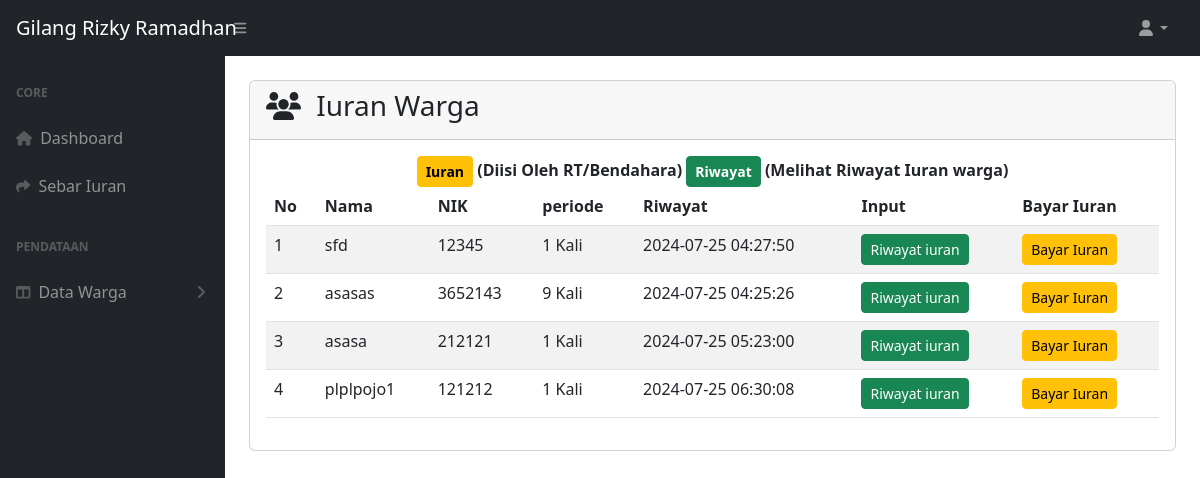
Screenshot of /index.php/pendaftaran with the database file from the repository.
### tables this page shows
CREATE TABLE `tagihan` (
  `id` int(11) NOT NULL,
  `nama` varchar(1201) NOT NULL,
  `nik` varchar(16) NOT NULL,
  `periode` timestamp NOT NULL DEFAULT current_timestamp(),
  `riwayat` int(11) NOT NULL
);

### application/controllers/Pendaftaran.php (called while the page is built, shortened)
<?php
class Pendaftaran extends CI_Controller
{
    public function index()
    {
        $this->db->select('*');
        $this->db->from('tagihan');
        $data['tagihan'] = $this->db->get()->result();
        $this->load->view('pendaftaran', $data);
        $this->load->view('template/intro');
        $this->load->view('template/navbar');
        $this->load->view('template/sidebar');
    }
}

### index.php (called while the page is built, shortened)
<?php
require_once BASEPATH.'core/CodeIgniter.php';

### application/views/pendaftaran.php (the view, shortened to what this page needs)
<div id="layoutSidenav">
    <div id="layoutSidenav_content">
        <div class="container-fluid px-4">
            <div class="card mb-4">
                <div class="card-header d-flex justify-content-between align-items-center">
                    <h3>
                        <i class="fas fa-users me-2"></i>
                        Iuran Warga
                    </h3>
                </div>
                <div class="card-body">
                    <div class="text-center">
                    <a href="" class="btn btn-warning btn-sm"><b>Iuran</a> (Diisi Oleh RT/Bendahara)</b>
                    <a href="" class="btn btn-success btn-sm"><b>Riwayat</a> (Melihat Riwayat Iuran warga)</b>
                    </div>
                    <div class="table-responsive">
                        <table id="datatablesSimple" class="table table-striped">
                            <thead>
                                <tr>
                                    <th>No</th>
                                    <th>Nama</th>
                                    <th>NIK</th>
                                    <th>periode</th>
                                    <th>Riwayat</th>
                                    <th>Input</th>
                                    <th>Bayar Iuran</th>
                                </tr>
                            </thead>
                            <tbody>
                                <?php
                                $no = 1;
                                foreach ($tagihan as $k) : ?>
                                    <tr>
                                        <td><?= $no++ ?></td>
                                        <td><?= $k->nama ?></td>
                                        <td><?= $k->nik ?></td>
                                        <td><?= $k->riwayat ?> Kali</td>
                                        <td><?= $k->periode ?></td>
                                        <td>
                                            <a href="<?= base_url('riwayat_iuran/index/' . $k->id) ?>" class="btn btn-success btn-sm">Riwayat iuran</a>
                                        </td>
                                        <td>
                                            <div class="d-flex align-items-center">
                                                <a href="<?= base_url('bayar/form_tagihan/') ?>" class="btn btn-warning btn-sm">Bayar Iuran</a>
                                            </div>
                                        </td>
                                    </tr>
                                <?php endforeach; ?>
                            </tbody>
                        </table>
                    </div>
                </div>
            </div>
        </div>
    </div>

### rows the page displays
tagihan: nama "sfd", nik "12345", riwayat "1", periode "2024-07-25 04:27:50"
tagihan: nama "asasas", nik "3652143", riwayat "9", periode "2024-07-25 04:25:26"
tagihan: nama "asasa", nik "212121", riwayat "1", periode "2024-07-25 05:23:00"
tagihan: nama "plplpojo1", nik "121212", riwayat "1", periode "2024-07-25 06:30:08"
